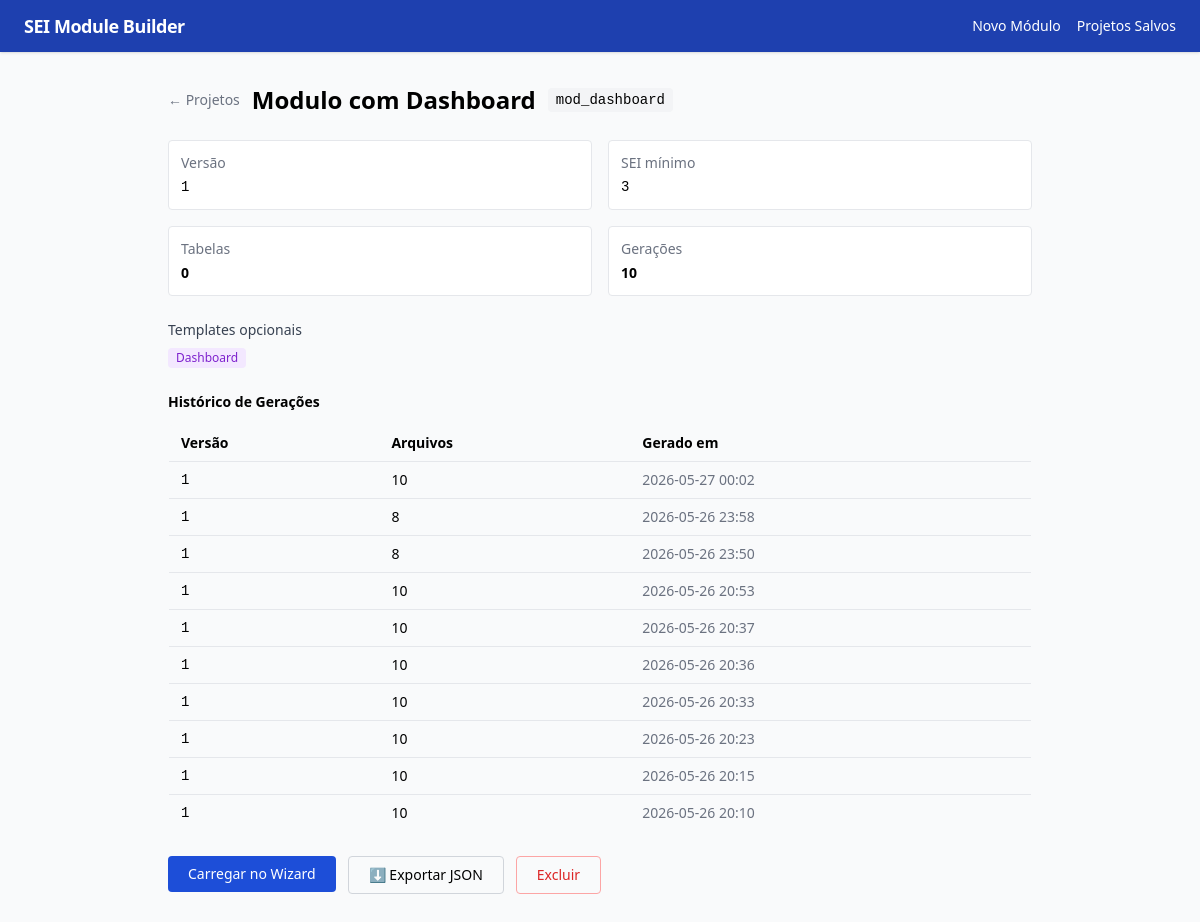
The app's page /projetos/3, older data.
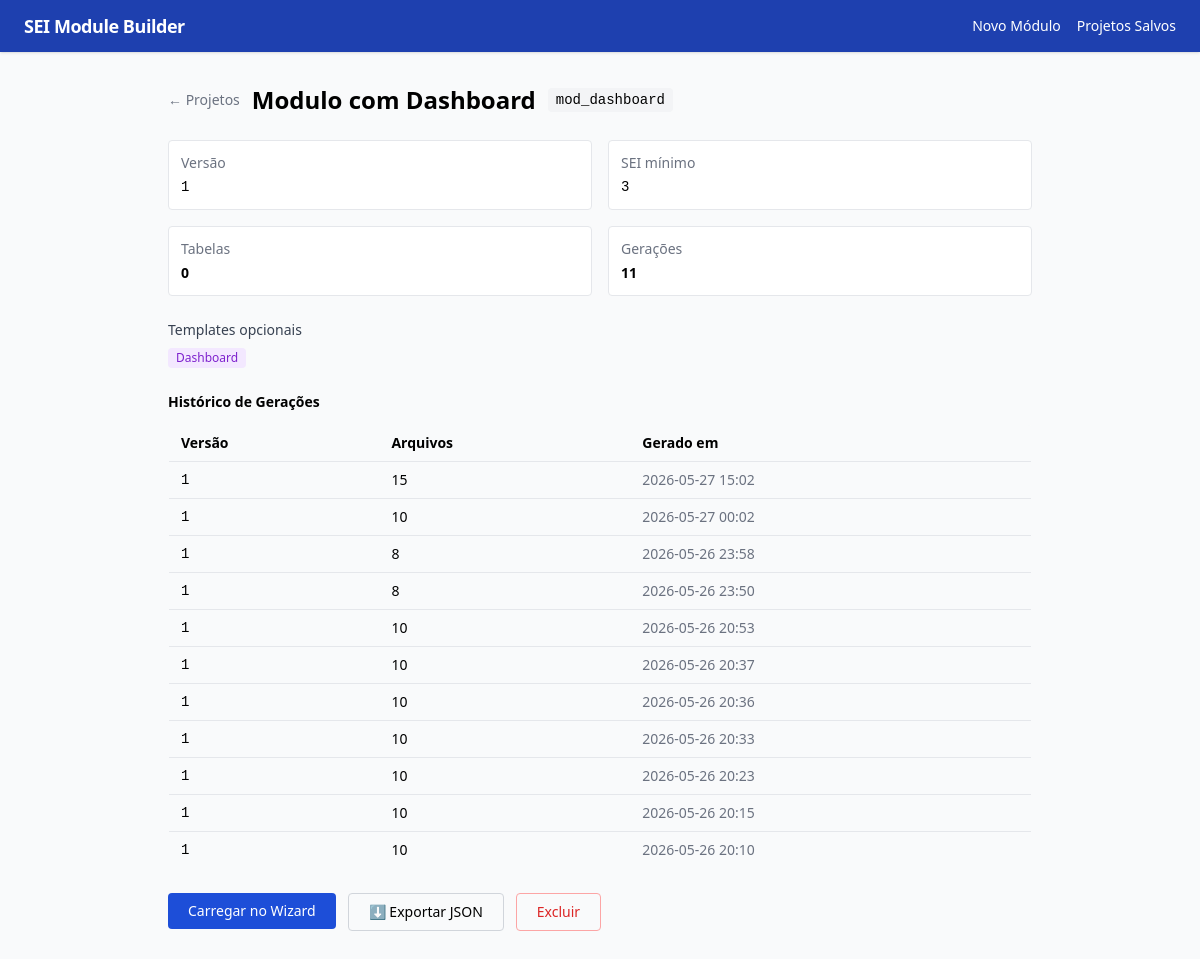
The same page, newer data.
### tables this page shows
CREATE TABLE geracoes (
    id           INTEGER PRIMARY KEY AUTOINCREMENT,
    projeto_id   INTEGER NOT NULL REFERENCES projetos(id) ON DELETE CASCADE,
    versao       TEXT NOT NULL,
    arquivos     INTEGER NOT NULL DEFAULT 0,
    gerado_em    TEXT NOT NULL
);

### main.py (the view)
@app.get("/projetos/{projeto_id}", response_class=HTMLResponse)
async def projeto_detalhe(request: Request, projeto_id: int):
    projeto = carregar_projeto(projeto_id)
    if not projeto:
        flash(request, "Projeto não encontrado.")
        return RedirectResponse("/projetos", status_code=303)
    return templates.TemplateResponse(request, "projetos/detalhe.html", context={
        "flashes": get_flashes(request), "projeto": projeto,
    })

### templates/projetos/detalhe.html (shortened to what this page needs)
{% extends "base.html" %}
{% block content %}
<div class="flex items-center gap-3 mb-6">
  <a href="/projetos" class="text-gray-500 hover:text-gray-700 text-sm">← Projetos</a>
  <h1 class="text-2xl font-bold">{{ projeto.nome }}</h1>
  <code class="bg-gray-100 text-sm px-2 py-0.5 rounded">{{ projeto.slug }}</code>
</div>
<div class="grid grid-cols-2 gap-4 mb-6 text-sm">
  <div class="bg-white border rounded p-3">
    <p class="text-gray-500 mb-1">Versão</p>
    <p class="font-mono">{{ projeto.definicao.versao }}</p>
  </div>
  <div class="bg-white border rounded p-3">
    <p class="text-gray-500 mb-1">SEI mínimo</p>
    <p class="font-mono">{{ projeto.definicao.sei_versao_min }}</p>
  </div>
  <div class="bg-white border rounded p-3">
    <p class="text-gray-500 mb-1">Tabelas</p>
    <p class="font-bold">{{ projeto.definicao.tabelas | length }}</p>
  </div>
  <div class="bg-white border rounded p-3">
    <p class="text-gray-500 mb-1">Gerações</p>
    <p class="font-bold">{{ projeto.geracoes | length }}</p>
  </div>
</div>
{% if projeto.definicao.extras %}
<div class="mb-6">
  <p class="text-sm font-medium text-gray-700 mb-2">Templates opcionais</p>
  <div class="flex gap-2 flex-wrap">
    {% set badges = {
      "workflow":   ("Workflow",    "bg-blue-100 text-blue-700"),
      "exportacao": ("Exportação",  "bg-green-100 text-green-700"),
      "dashboard":  ("Dashboard",   "bg-purple-100 text-purple-700"),
      "job":        ("Job",         "bg-orange-100 text-orange-700"),
      "sip":        ("SIP Avançado","bg-red-100 text-red-700")
    } %}
    {% for extra in projeto.definicao.extras %}
    {% set label, cls = badges.get(extra, (extra, "bg-gray-100 text-gray-700")) %}
    <span class="px-2 py-0.5 rounded text-xs font-medium {{ cls }}">{{ label }}</span>
    {% endfor %}
  </div>
</div>
{% endif %}
{% if projeto.geracoes %}
<h2 class="font-semibold mb-3 text-sm">Histórico de Gerações</h2>
<table class="w-full text-sm border rounded overflow-hidden mb-6">
  <thead class="bg-gray-50">
    <tr>
      <th class="text-left px-3 py-2">Versão</th>
      <th class="text-left px-3 py-2">Arquivos</th>
      <th class="text-left px-3 py-2">Gerado em</th>
    </tr>
  </thead>
  <tbody>
    {% for g in projeto.geracoes %}
    <tr class="border-t">
      <td class="px-3 py-2 font-mono">{{ g.versao }}</td>
      <td class="px-3 py-2">{{ g.arquivos }}</td>
      <td class="px-3 py-2 text-gray-500">{{ g.gerado_em[:16].replace("T"," ") }}</td>
    </tr>
    {% endfor %}
  </tbody>
</table>
{% endif %}
<div class="flex gap-3 flex-wrap">
  <form method="POST" action="/projetos/{{ projeto.id }}/carregar">
    <button class="bg-blue-700 text-white px-5 py-2 rounded hover:bg-blue-800 text-sm">
      Carregar no Wizard
    </button>
  </form>
  <a href="/projetos/{{ projeto.id }}/exportar"
     class="border border-gray-300 px-5 py-2 rounded text-sm hover:bg-gray-50 flex items-center gap-1">
    ⬇ Exportar JSON
  </a>
  <form method="POST" action="/projetos/{{ projeto.id }}/excluir"
        onsubmit="return confirm('Excluir este projeto?')">
    <button class="border border-red-300 text-red-600 px-5 py-2 rounded hover:bg-red-50 text-sm">
      Excluir
    </button>
  </form>
</div>
{% endblock %}

Row changes from the older to the newer data that the page shows:
added geracoes: versao "1", arquivos "15", gerado_em "2026-05-27 15:02"
Text that changed along with them:
{{ projeto.geracoes | length }}: "10" → "11"
